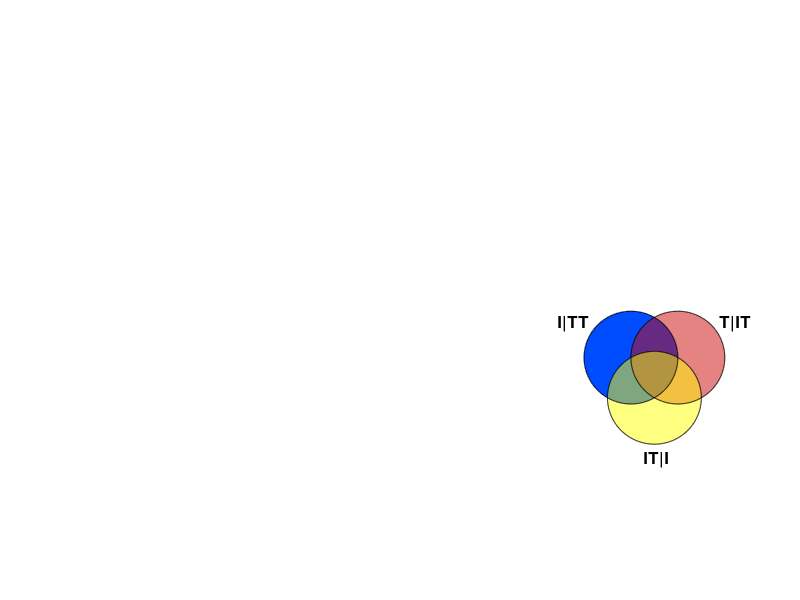

MATLAB code to generate this figure:

function plotlegend()
%  subplot('Position',[0.67 0.23 0.22 0.29])
  subplot('Position',[0.73 0.23 0.22 0.29]);
  axis off;
  axis([0 1 0 1]);
  hold all;
  colordir=[ 0 0.3 1; 0.8 0.03 0.03; 1 1 0; 0 0 0 ];
  transpdir=[1 0.5 0.5 0.5];
%  r=0.25; drh=0.2; ofx=0.09; ofy=0; rr=1-2*r-drh;
%  t = 0:.01:2*pi; xcirc=r*sin(t); ycirc=r*cos(t);
%  fill(xcirc+r,ycirc+0.6,colordir(1,:),'FaceAlpha',transpdir(1),'EdgeColor','none');
%  fill(xcirc+1-r-drh,ycirc+0.6,colordir(2,:),'FaceAlpha',transpdir(2),'EdgeColor','none'); 
%  fill(xcirc+(1-drh)/2,ycirc+0.6-(rr*(3^0.5)/2),colordir(3,:),'FaceAlpha',transpdir(3),'EdgeColor','none');
%  plot(xcirc+r,ycirc+0.6,'k-');
%  plot(xcirc+1-r-drh,ycirc+0.6,'k-'); 
%  plot(xcirc+(1-drh)/2,ycirc+0.6-((1-2*r-drh)*(3^0.5)/2),'k-'); 

  drh=0.2; r=(1-drh)/3; ofx=0.09; ofy=0;
  t = 0:.01:2*pi; xcirc=r*sin(t); ycirc=r*cos(t);
  fill(xcirc+r,ycirc+0.6,colordir(1,:),'FaceAlpha',transpdir(1),'EdgeColor','none');
  fill(xcirc+1-r-drh,ycirc+0.6,colordir(2,:),'FaceAlpha',transpdir(2),'EdgeColor','none'); 
  fill(xcirc+(1-drh)/2,ycirc+0.6-(r*(3^0.5)/2),colordir(3,:),'FaceAlpha',transpdir(3),'EdgeColor','none');
  plot(xcirc+r,ycirc+0.6,'k-');
  plot(xcirc+1-r-drh,ycirc+0.6,'k-'); 
  plot(xcirc+(1-drh)/2,ycirc+0.6-((1-2*r-drh)*(3^0.5)/2),'k-'); 

  
  %rectangle('Position',[0.5-drh-r/2-ofx,0.67-r/2-ofy,r,r],'Curvature',[1,1],'FaceColor',colordir(1,:));
  %rectangle('Position',[0.5+drh-r/2-ofx,0.67-r/2-ofy,r,r],'Curvature',[1,1],'FaceColor',colordir(2,:));
  %rectangle('Position',[0.5-r/2-ofx,0.4-r/2-ofy,r,r],'Curvature',[1,1],'FaceColor',colordir(3,:));
  text(-0.15,0.8,'I|TT','Color','k','FontWeight','bold','Fontsize',12);
  text(0.77,0.8,'T|IT','Color','k','FontWeight','bold','Fontsize',12);
  text(0.34,0.02,'IT|I','Color','k','FontWeight','bold','Fontsize',12);
  
  
%  recx=0.35; drect=0.1; dtrec=0.2; ysep=0.17; ytex=0.93;
%  sizrecx=0.3; sizrecy=0.1; fonts=12;
%  rectangle('Position',[recx,ytex-sizrecy/2,sizrecx,sizrecy],'FaceColor',[0 0.3 1]);
%  rectangle('Position',[recx,ytex-ysep-sizrecy/2,sizrecx,sizrecy],'FaceColor',[246 142 142]/255);
%  rectangle('Position',[recx,ytex-2*ysep-sizrecy/2,sizrecx,sizrecy],'FaceColor',[250 250 0]/255);
%  rectangle('Position',[recx,ytex-3*ysep-sizrecy/2,sizrecx,sizrecy],'FaceColor',[100 170 60]/255);
%  rectangle('Position',[recx,ytex-4*ysep-sizrecy/2,sizrecx,sizrecy],'FaceColor',[110 30 140]/255);
%  rectangle('Position',[recx,ytex-5*ysep-sizrecy/2,sizrecx,sizrecy],'FaceColor',[250 180 70]/255);
%  text(recx+sizrecx+drect,ytex,'I|TT','Color','k','FontWeight','bold','Fontsize',fonts);
%  text(recx+sizrecx+drect,ytex-ysep,'T|IT','Color','k','FontWeight','bold','Fontsize',fonts);
%  text(recx+sizrecx+drect,ytex-2*ysep,'TT|I','Color','k','FontWeight','bold','Fontsize',fonts);
%  text(recx+sizrecx+drect,ytex-3*ysep,'I|TT + TT|I','Color','k','FontWeight','bold','Fontsize',fonts);
%  text(recx+sizrecx+drect,ytex-4*ysep,'I|TT & T|IT','Color','k','FontWeight','bold','Fontsize',fonts);
%  text(recx+sizrecx+drect,ytex-5*ysep,'T|IT & TT|I','Color','k','FontWeight','bold','Fontsize',fonts);
end